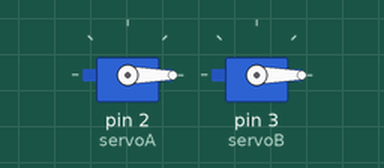
This sketch was run on a simulated Arduino Uno, built with avr-gcc and run on an emulated ATmega328P. On the bench: 2 × servo.

Above: at 0.05 s.
At 2.05 s:
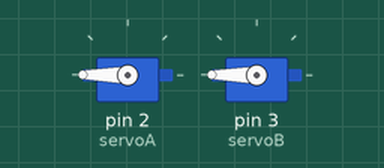
At 4.0 s:
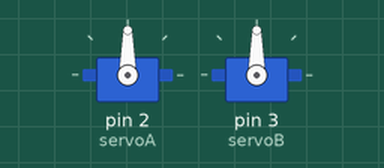
Timing chart, 0 to 5.2 s (numbered marks = the images above):
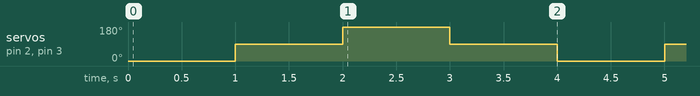

Measured:
- by itself, servo on pin 2 (servoA), servo on pin 3 (servoB): repeats every 4.0 s: 180° 1.0 s, 90° 1.0 s, 0° 1.0 s, 90° 1.0 s

The sketch:

servo.ino
```cpp
#include <Servo.h>
Servo servoA;
Servo servoB;

int buttonState = 0;


void setup() {
  servoA.attach(2);
  servoB.attach(3);
  pinMode(0, INPUT);
}

void loop() {
    servoA.write(0);
    servoB.write(0);
    delay(1000);
    servoA.write(90);
    servoB.write(90);
    delay(1000);
    servoA.write(180);
    servoB.write(180);
    delay(1000);
    servoA.write(90);
    servoB.write(90);
    delay(1000);

}
```
